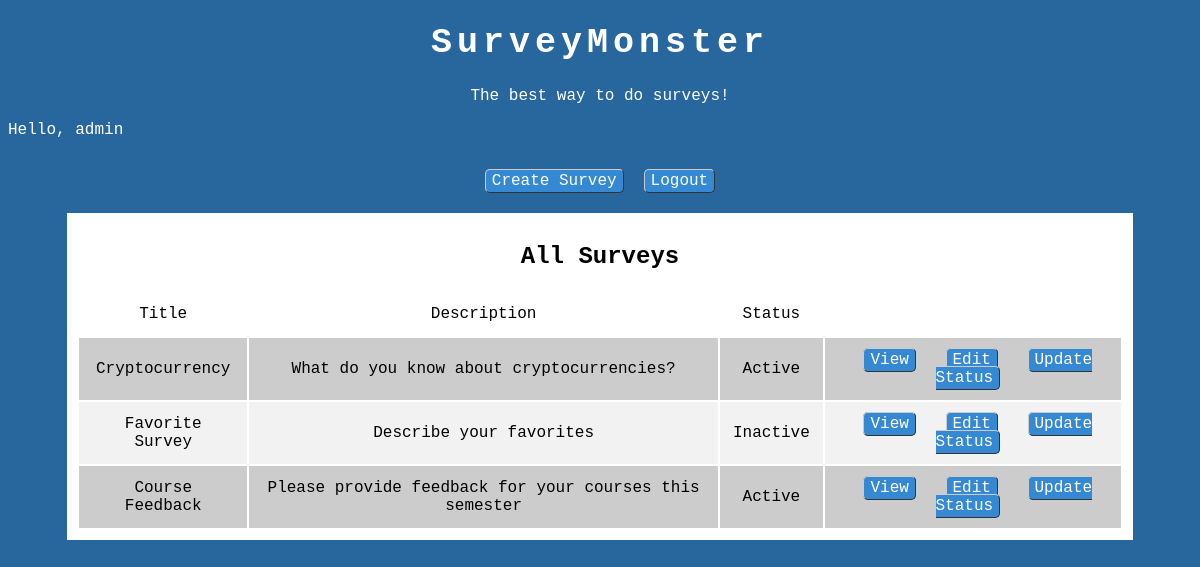
Page /welcome.php (signed in) on the committed database.
### tables this page shows
CREATE TABLE `entity_survey` (
  `survey_id` int(10) NOT NULL,
  `title` varchar(50) DEFAULT NULL,
  `is_active` tinyint(1) DEFAULT NULL,
  `numQuestions` int(7) DEFAULT NULL,
  `description` varchar(200) DEFAULT NULL,
  PRIMARY KEY (`survey_id`)
);

### welcome.php (the view, shortened to what this page needs)
<?php
include 'connection-inc.php';
function getSurveys($conn) {
    $query = "SELECT * FROM entity_survey";
    $result = $conn->query($query);
    $surveys = array();
    while ($row = $result->fetch_assoc()) {
        $surveys[] = $row;
    }
    return $surveys;
}
$surveys = getSurveys($conn);
?>
<!DOCTYPE html>
<html lang="en">
<head>
    <link rel="stylesheet" href="styles.css">
</head>
<body>
    <h1 id="title">SurveyMonster</h1>
    <p id="motto">The best way to do surveys!</p>
    <?php
    echo 'Hello, ' . $_SESSION['user_name'];
    echo '<div class="container btn-container">
            <a class="buttons" href="newSurvey.php">Create Survey</a>
            <a class="buttons" href="logout.php">Logout</a>
        </div>';
    ?>
    <div class="surv-container">
        <h2>All Surveys</h2>
        <table>
            <thead>
                <tr id="1strow">
                    <th>Title</th>
                    <th>Description</th>
                    <th>Status</th>
                    <th></th>
                </tr>
            </thead>
            <tbody>
                <?php
                foreach ($surveys as $survey) {
                    echo '<tr>';
                    echo '<td>' . $survey['title'] . '</td>';
                    echo '<td>' . $survey['description'] . '</td>';
                    echo '<td>' . ($survey['is_active'] ? 'Active' : 'Inactive') . '</td>';
                    echo '<td>
                            <a class="buttons" href="viewSurvey.php?survey_id=' . $survey['survey_id'] . '">View</a>
                            <a class="buttons" href="editSurvey.php?survey_id=' . $survey['survey_id'] . '">Edit</a>
                            <a class="buttons" href="deleteSurvey.php?survey_id=' . $survey['survey_id'] . '">Update Status</a>
                        </td>';
                    echo '</tr>';
                }
                ?>
            </tbody>
        </table>
    </div>
</body>
</html>

### styles.css (style rules this page uses)
* { box-sizing: border-box; }
body { color: white; }
#motto { text-align: center; }
body { background-color: #28679E; font-family: Courier, sans-serif; }
.container { text-align: center; color: black; margin: 0 auto; }
#title { text-align: center; font-size: 35px; letter-spacing: 5px; }
a { color: #3589D2; text-decoration: none; }
.btn-container { width: 100%; margin-top: 20px; display: flex; justify-content: center; }
.surv-container { color: black; margin: 0 auto; width: 90%; margin-top: 10px; padding: 10px; background-color: white; overflow-x: auto; display: flex; flex-direction: column; align-items: center; }
.buttons { text-decoration: none; background-color: #3589D2; color: white; border-radius: 5px; margin: 10px; padding: 2px 6px 2px 6px; border-top: 1px solid #CCCCCC; border-right: 1px solid #333333; border-bottom: 1px solid #333333; border-left: 1px solid #CCCCCC; }
.surv-container th, .surv-container td { text-align: center; padding: 13px; font-weight: 100; }
.surv-container tbody tr:nth-child(odd) { background-color: #CCCCCC; }
.surv-container tbody tr:nth-child(even) { background-color: #f2f2f2; }

### rows in the picture
entity_survey: title "Cryptocurrency", description "What do you know about cryptocurrencies?", is_active "Active"
entity_survey: title "Favorite Survey", description "Describe your favorites", is_active "Inactive"
entity_survey: title "Course Feedback", description "Please provide feedback for your courses this semester", is_active "Active"

### other values in the picture
$_SESSION['user_name'] "admin"
